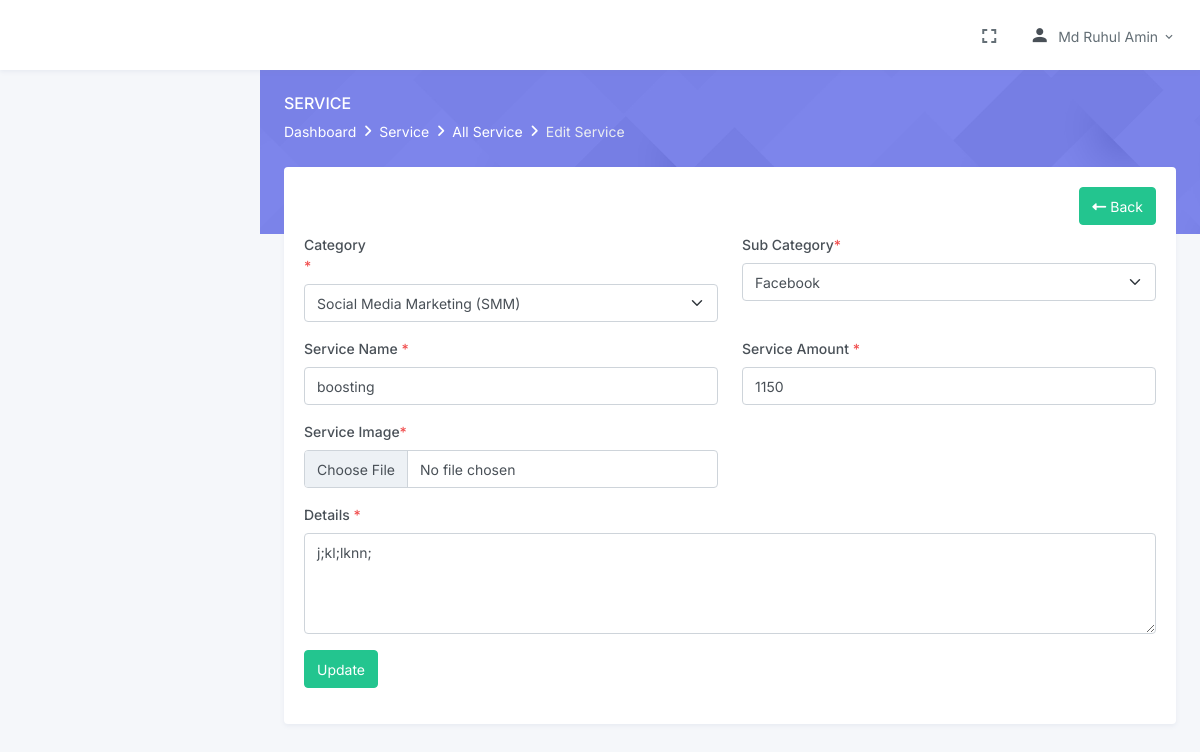
The app's page /edit_service.php?id=14&task=update (signed in) with its own data.
### tables this page shows
CREATE TABLE `services` (
  `id` int(11) NOT NULL,
  `service_name` varchar(70) NOT NULL,
  `service_details` text NOT NULL,
  `service_amount` float NOT NULL,
  `categories_id` int(11) NOT NULL,
  `subcategories_id` int(11) NOT NULL,
  `price_categories` varchar(7) NOT NULL,
  `price_unit` varchar(20) NOT NULL,
  `price_unit_amount` varchar(20) NOT NULL,
  `created_at` datetime NOT NULL,
  `created_by` int(11) NOT NULL,
  `updated_at` datetime NOT NULL,
  `updated_by` int(11) NOT NULL,
  `discount_amount` float NOT NULL,
  `image` varchar(70) NOT NULL,
  `status` int(11) NOT NULL DEFAULT '1'
);

CREATE TABLE `categories` (
  `id` int(255) NOT NULL,
  `category_name` varchar(100) NOT NULL,
  `created_at` datetime NOT NULL,
  `created_by` int(11) NOT NULL,
  `updated_at` datetime NOT NULL,
  `updated_by` int(11) NOT NULL,
  `status` int(11) NOT NULL DEFAULT '1'
);

CREATE TABLE `sub_categories` (
  `id` int(11) NOT NULL,
  `categories_id` int(11) NOT NULL,
  `subcategory_name` varchar(70) NOT NULL,
  `created_at` datetime NOT NULL,
  `created_by` int(11) NOT NULL,
  `updated_at` datetime NOT NULL,
  `updated_by` int(11) NOT NULL,
  `status` int(11) NOT NULL DEFAULT '1'
);

### inc/functions.inc.php (called while the page is built, shortened)
<?php
function db_conn()
{
    $db = mysqli_connect("localhost", "bgdbilli_client", "bgdclient", "bgdbilli_client");
    return $db;
}
function select($table_name, $field_names, $conditions = "", $join = "")
{
    $new_conditions = $conditions;
    if ($conditions) {
        $new_conditions =  "WHERE $conditions ";
    }
      $select = "SELECT $field_names FROM $table_name $join $new_conditions";
    $result = mysqli_query(db_conn(), $select);
    return $result;
}

### edit_service.php (the view, shortened to what this page needs)
<?php
require_once "inc/header.inc.php";
if (isset($_GET['task']) && $_GET['task'] == "update") {
    $id = $_GET['id'];
    $old_services = mysqli_fetch_assoc(select("services", "*", "id='$id'"));
    $old_cat_id = $old_services['categories_id'];
} else {
    header("location: service.php");
}
?>
<div class="main-content">
    <div class="page-content">
        <div class="page-title-box">
            <div class="container-fluid">
                <div class="row align-items-center">
                    <div class="col-sm-6">
                        <div class="page-title">
                            <h4>Service</h4>
                            <ol class="breadcrumb m-0">
                                <li class="breadcrumb-item"><a href="index.php">Dashboard</a></li>
                                <li class="breadcrumb-item"><a href="javascript: void(0);">Service</a></li>
                                <li class="breadcrumb-item"><a href="service.php">All Service</a></li>
                                <li class="breadcrumb-item active">Edit Service </li>
                            </ol>
                        </div>
                    </div>
                </div>
            </div>
        </div>
        <div class="container-fluid">
            <div class="page-content-wrapper">
                <div class="row">
                    <div class="col-lg-12">
                        <div class="card">
                            <div class="card-body">
                                                <div class="row">
                                                <div class="col-xl-12 col-lg-12 col-md-12 col-sm-12 d-flex justify-content-end">
                                                    <a href="service.php" class="btn btn-success float-right"><i class="fas fa-long-arrow-alt-left"></i> Back</a>
                                                </div>
                                            </div>
                                                <form id="edit_service" method="POST" action="service-action.php" enctype="multipart/form-data">
                                                    <div class="row">
                                                        <div class="col-lg-6">
                                                            <div class="mb-3">
                                                                <label class="col-sm-2 col-form-label">Category <span class="text-danger">*</span></label>
                                                                <div class="col-sm-12">
                                                                    <select class="form-select selectcat" name="categories" id="categories_id" aria-label="Default select example" onchange="categoriesid(this.value)">
                                                                        <?php
                                                                        $result = select("categories", "*", "status=1");
                                                                        if (mysqli_num_rows($result) > 0) {
                                                                            while ($row = mysqli_fetch_assoc($result)) {
                                                                        ?>
                                                                                <option value="<?= $row['id']; ?>" <?= ($row['id'] == $old_services['categories_id']) ? "selected" : "" ?>> <?= $row['category_name']; ?></option>
                                                                        <?php
                                                                            }
                                                                        } else {
                                                                            echo "<option>No Data Found</option>";
                                                                        }
                                                                        ?>
                                                                    </select>
                                                                </div>
                                                            </div>
                                                        </div>
                                                        <div class="col-lg-6">
                                                            <div class="mb-3">
                                                                <label class="col-sm-3 col-form-label">Sub Category<span class="text-danger">*</span></label>
                                                                <div class="col-sm-12">
                                                                    <select class="form-select selectsubcat" name="subcategories_id" id="subcategories_id" aria-label="Default select example">
                                                                        <?php
                                                                        foreach (select("sub_categories", "*", "categories_id= '$old_cat_id' and status=1") as  $sub_cat) { ?>
                                                                            <option value="<?= $sub_cat['id']; ?>" <?= ($sub_cat['id'] == $old_services['subcategories_id']) ? "selected" : "" ?>> <?= $sub_cat['subcategory_name']; ?></option>
                                                                        <?php
                                                                        }
                                                                        ?>
                                                                    </select>
                                                                </div>
                                                            </div>
                                                        </div>
                                                    </div>
                                                    <div class="row">
                                                        <div class="col-lg-6">
                                                            <div class="mb-3">
                                                                <label class="form-label" for="progress-basicpill-phoneno-input">Service Name <span class="text-danger">*</span></label>
                                                                <input type="text" class="form-control service_name servicename" value="<?= $old_services['service_name']; ?>" name="service_name" id="progress-basicpill-phoneno-input">
                                                            </div>
                                                        </div>
                                                        <div class="col-lg-6">
                                                            <div class="mb-3">
                                                                <label class="form-label" for="progress-basicpill-phoneno-input">Service Amount <span class="text-danger">*</span></label>
                                                                <input type="text" class="form-control service_amount" value="<?= $old_services['service_amount']; ?>" name="service_amount" id="progress-basicpill-phoneno-input">
                                                            </div>
                                                        </div>
                                                    </div>
                                                    <div class="row">
                                                        <div class="col-lg-6">
                                                            <div class="mb-3">
                                                                <label class="form-label">Service Image<span class="text-danger">*</span></label>
                                                                <input type="file" class="form-control serviceimg" name="image">
                                                            </div>
                                                        </div>
                                                    </div>
                                                    <div class="row">
                                                        <div class="col-lg-12">
                                                            <div class="mb-12">
                                                                <label class="form-label" for="progress-basicpill-phoneno-input">Details <span class="text-danger">*</span></label>
                                                                <textarea name="service_details" class="form-control servicedetails" id="" cols="30" rows="4"><?= $old_services['service_details']; ?> </textarea>
                                                            </div>
                                                        </div>
                                                    </div>
                                                    <div class="row justify-content-center">
                                                        <div class="col-lg-12 mt-3">
                                                            <div class="mb-3">
                                                                <button type="submit" name="update_service" class="btn btn-success">Update</button>
                                                            </div>
                                                        </div>
                                                    </div>
                                                    <div class="reg_wrrongsms"></div>
                                                </form>
                                            </div>
                                        </div>
                                    </div>
                                </div>
                            </div>
                        </div>
</div>
<?php require_once "inc/footer.inc.php" ?>

### assets/css/style.css (style rules this page uses)
form span { color: red; }
.reg_wrrongsms { position: fixed; padding: 10px; top: 10px; right: 10px; z-index: 99999; }

### records on screen
services: categories "Social Media Marketing (SMM)", subcategories_id "Facebook", service_name "boosting", service_amount "1150", service_details "j;kl;lknn;"

### other values on screen
$_SESSION['USER_NAME'] "Md Ruhul Amin"
